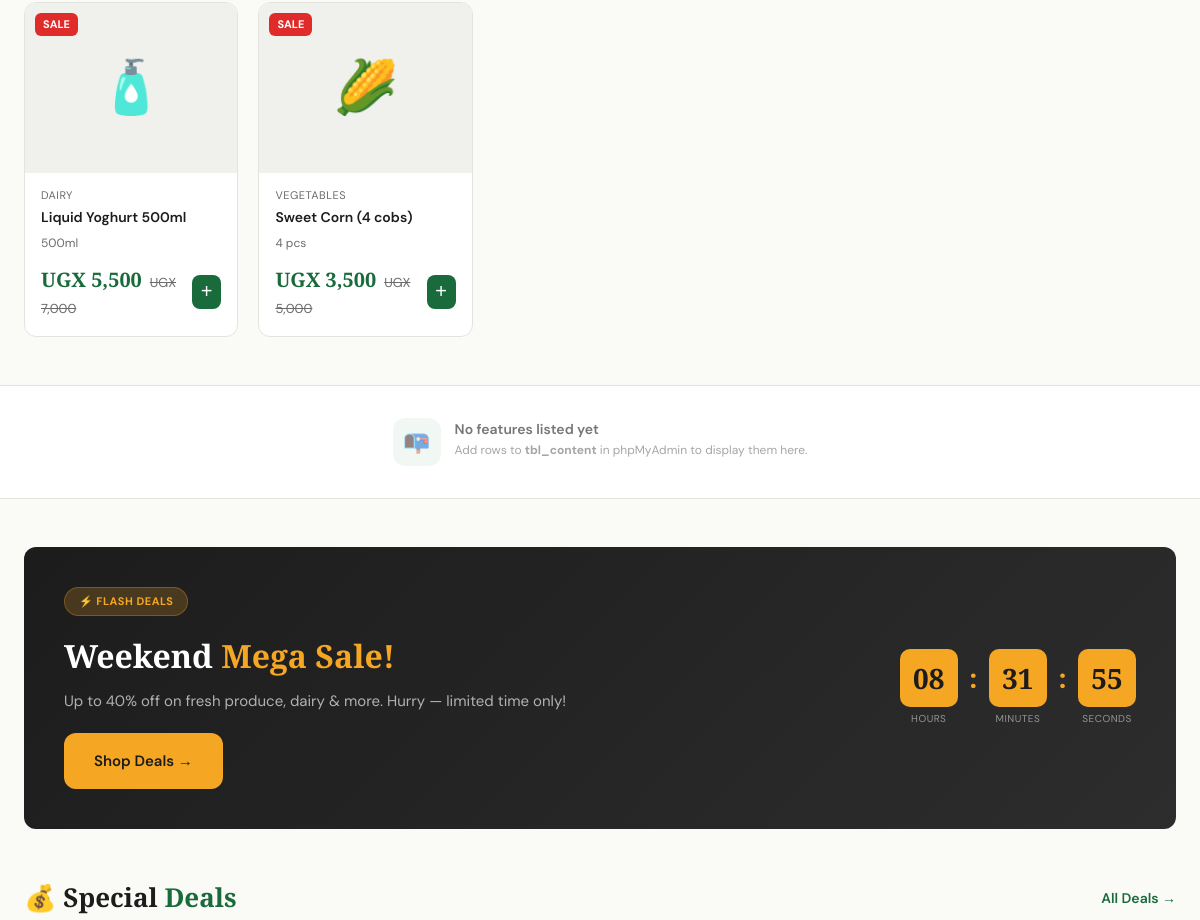
Before: / (middle part) with the older database file.
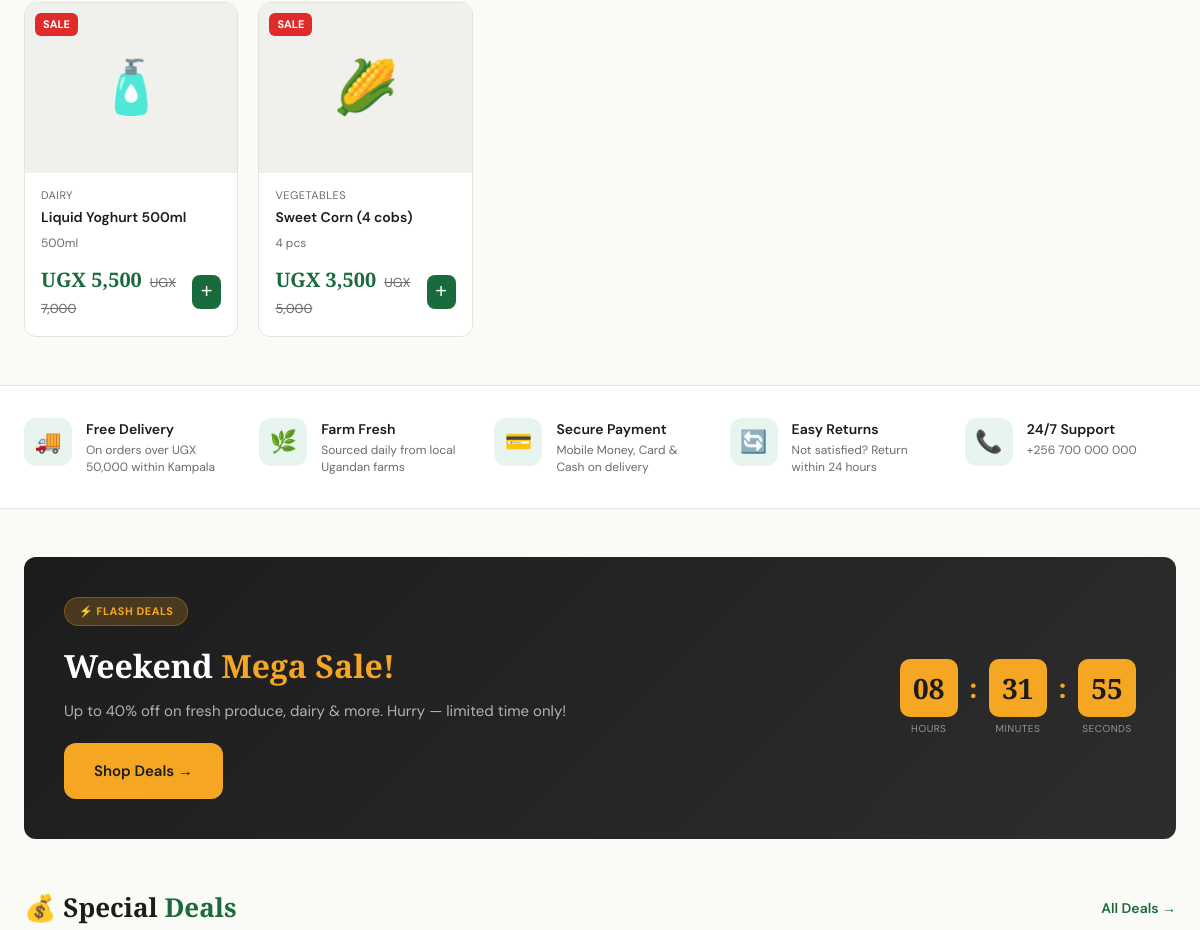
After: the same page with the newer database file.
### tables this page shows
CREATE TABLE products (
  id INT AUTO_INCREMENT PRIMARY KEY,
  name VARCHAR(200) NOT NULL,
  description TEXT,
  category_id INT,
  price DECIMAL(12,2) NOT NULL,
  old_price DECIMAL(12,2),
  weight VARCHAR(50),
  stock INT DEFAULT 0,
  min_stock INT DEFAULT 10,
  emoji VARCHAR(10) DEFAULT '🛍️',
  badge ENUM('none','new','sale') DEFAULT 'none',
  is_active TINYINT(1) DEFAULT 1,
  created_at DATETIME DEFAULT CURRENT_TIMESTAMP,
  FOREIGN KEY (category_id) REFERENCES categories(id)
);

CREATE TABLE categories (
  id INT AUTO_INCREMENT PRIMARY KEY,
  name VARCHAR(100) NOT NULL,
  icon VARCHAR(10),
  slug VARCHAR(100) UNIQUE NOT NULL,
  is_active TINYINT(1) DEFAULT 1
);

CREATE TABLE IF NOT EXISTS tbl_content (
  id          INT AUTO_INCREMENT PRIMARY KEY,
  title       VARCHAR(200)  NOT NULL,
  description TEXT          NOT NULL,
  image_url   VARCHAR(10)   NOT NULL COMMENT 'Emoji icon used as the visual',
  sort_order  INT           DEFAULT 0  COMMENT 'Lower = appears first',
  is_active   TINYINT(1)    DEFAULT 1  COMMENT '1 = visible, 0 = hidden',
  created_at  DATETIME      DEFAULT CURRENT_TIMESTAMP
);

### index.php (the view, shortened to what this page needs)
<?php
require_once 'includes/config.php';
$features = $conn->query("
    SELECT id, title, description, image_url
    FROM   tbl_content
    WHERE  is_active = 1
    ORDER  BY sort_order ASC, id ASC
");
$where = "WHERE p.is_active = 1";
$products = $conn->query("
    SELECT p.*, c.name AS cat_name, c.icon AS cat_icon
    FROM products p
    LEFT JOIN categories c ON p.category_id = c.id
    $where
    ORDER BY p.id ASC
");
include 'includes/header.php';
?>
<div class="section" id="products" style="padding-top:0">
  <?php if ($products->num_rows === 0): ?>
    <div class="alert alert-warning">No products found. <a href="/freshmart/index.php">Clear filters</a></div>
  <?php else: ?>
  <div class="product-grid">
    <?php while ($p = $products->fetch_assoc()): ?>
    <div class="product-card">
      <div class="product-img">
        <?php if ($p['badge'] === 'sale'): ?><span class="badge-sale">SALE</span>
        <?php elseif ($p['badge'] === 'new'): ?><span class="badge-new">NEW</span><?php endif; ?>
        <span style="font-size:52px"><?= $p['emoji'] ?></span>
      </div>
      <div class="product-body">
        <div class="product-cat"><?= htmlspecialchars($p['cat_name']) ?></div>
        <div class="product-name"><?= htmlspecialchars($p['name']) ?></div>
        <div class="product-weight"><?= htmlspecialchars($p['weight']) ?></div>
        <div class="product-foot">
          <div>
            <span class="price">UGX <?= number_format($p['price']) ?></span>
            <?php if ($p['old_price']): ?>
              <span class="price-old">UGX <?= number_format($p['old_price']) ?></span>
            <?php endif; ?>
          </div>
          <?php if ($p['stock'] > 0): ?>
            <button class="add-btn" onclick="addToCart(<?= $p['id'] ?>)">+</button>
          <?php else: ?>
            <span style="font-size:11px;color:var(--red);font-weight:600;">Out of stock</span>
          <?php endif; ?>
        </div>
      </div>
    </div>
    <?php endwhile; ?>
  </div>
  <?php endif; ?>
</div>
<div class="features-strip">
  <div class="features-inner">
    <?php if ($features && $features->num_rows > 0): ?>
      <?php while ($f = $features->fetch_assoc()): ?>
        <div class="feature">
          <div class="feature-icon"><?= htmlspecialchars($f['image_url']) ?></div>
          <div>
            <h4><?= htmlspecialchars($f['title']) ?></h4>
            <p><?= htmlspecialchars($f['description']) ?></p>
          </div>
        </div>
      <?php endwhile; ?>
    <?php else: ?>
      <div class="feature" style="grid-column:1/-1;justify-content:center;opacity:.6;">
        <div class="feature-icon">📭</div>
        <div>
          <h4>No features listed yet</h4>
          <p>Add rows to <strong>tbl_content</strong> in phpMyAdmin to display them here.</p>
        </div>
      </div>
    <?php endif; ?>
  </div>
</div>
<div class="section">
  <div class="deals-banner">
    <div>
      <div style="background:rgba(245,166,35,0.2);border:1px solid rgba(245,166,35,0.3);color:var(--accent);border-radius:20px;padding:5px 14px;font-size:11px;font-weight:700;letter-spacing:0.5px;display:inline-flex;align-items:center;gap:6px;margin-bottom:14px;text-transform:uppercase;">⚡ Flash Deals</div>
      <h2>Weekend <span>Mega Sale!</span></h2>
      <p>Up to 40% off on fresh produce, dairy & more. Hurry — limited time only!</p>
      <a href="/freshmart/index.php?deals=1" class="btn-hero primary" style="margin-top:20px;display:inline-flex;">Shop Deals →</a>
    </div>
    <div class="countdown">
      <div class="count-box"><div class="count-num" id="cd-h">03</div><div class="count-lbl">Hours</div></div>
      <div class="count-sep">:</div>
      <div class="count-box"><div class="count-num" id="cd-m">47</div><div class="count-lbl">Minutes</div></div>
      <div class="count-sep">:</div>
      <div class="count-box"><div class="count-num" id="cd-s">22</div><div class="count-lbl">Seconds</div></div>
    </div>
  </div>
</div>
<div class="section" style="padding-top:0">
  <div class="section-head">
    <h2 class="section-title">💰 Special <span>Deals</span></h2>
    <a href="/freshmart/index.php?deals=1" class="view-all">All Deals →</a>
  </div>
</div>
<?php include 'includes/footer.php'; ?>

### includes/header.php (shortened to what this page needs)
<!DOCTYPE html>
<html lang="en">
<head>
<link rel="stylesheet" href="/freshmart/assets/css/style.css">
</head>
<body>

### includes/footer.php (shortened to what this page needs)
</body>
</html>

Changed rows visible on the page:
added tbl_content: image_url "🚚", title "Free Delivery", description "On orders over UGX 50,000 within Kampala"
added tbl_content: image_url "🌿", title "Farm Fresh", description "Sourced daily from local Ugandan farms"
added tbl_content: image_url "💳", title "Secure Payment", description "Mobile Money, Card & Cash on delivery"
added tbl_content: image_url "🔄", title "Easy Returns", description "Not satisfied? Return within 24 hours"
added tbl_content: image_url "📞", title "24/7 Support", description "+256 700 000 000"
Other visible differences:
text no longer shown: "📭 No features listed yet Add rows to tbl_content in phpMyAdmin to display them here."
